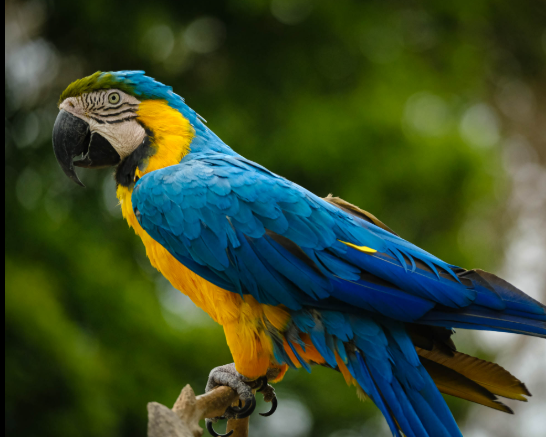
#> input picture parrot.png, 546 x 437 px
$ jupyter execute exp8_DIP.ipynb
#> lines starting #> are read from the running program, lines starting #| are printed output that depends on the picture; after the words box and inside, x2 and y2 are one past the last pixel; in counts of white or black regions, pixels touching at a corner belong together
[cell 1]
# Load the necessary packages

import numpy as np
import matplotlib.pyplot as plt
import cv2
# Read the Image and convert to grayscale

image = cv2.imread('parrot.png',1)
#> image is the input picture: shape (437, 546, 3); mean B, G, R 42.3, 73.1, 55.6
image = cv2.cvtColor(image,cv2.COLOR_BGR2RGB)
image_gray = cv2.imread('parrot.png',0)
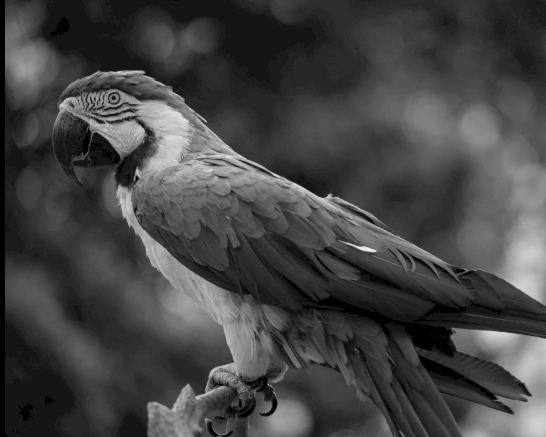
#> image_gray: shape (437, 546); min 0, max 238, mean 68.7

# Use Global thresholding to segment the image

ret,thresh_img1=cv2.threshold(image_gray,86,255,cv2.THRESH_BINARY)
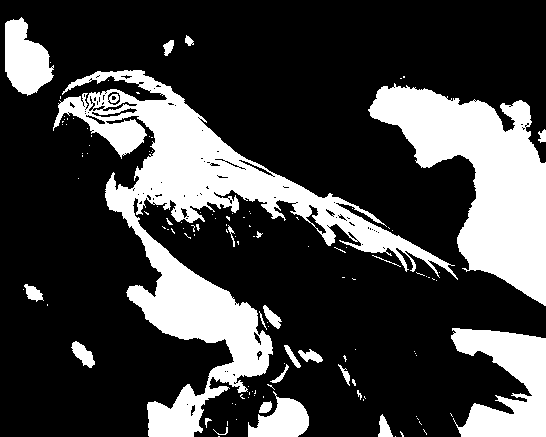
#> thresh_img1: shape (437, 546); 25.8% white; 125 white regions (101 under 20 px), largest, box (x1, y1, x2, y2) and area: (53, 70, 458, 437) 30538, (368, 83, 546, 306) 18271, (451, 328, 546, 437) 6281
ret,thresh_img2=cv2.threshold(image_gray,86,255,cv2.THRESH_BINARY_INV)
ret,thresh_img3=cv2.threshold(image_gray,86,255,cv2.THRESH_TOZERO)
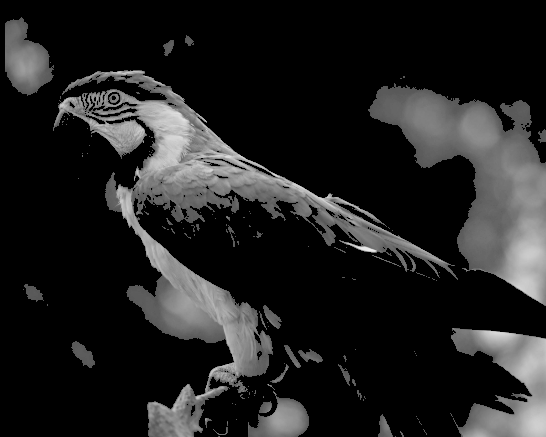
#> thresh_img3: shape (437, 546); min 0, max 238, mean 33.2
ret,thresh_img4=cv2.threshold(image_gray,86,255,cv2.THRESH_TOZERO_INV)
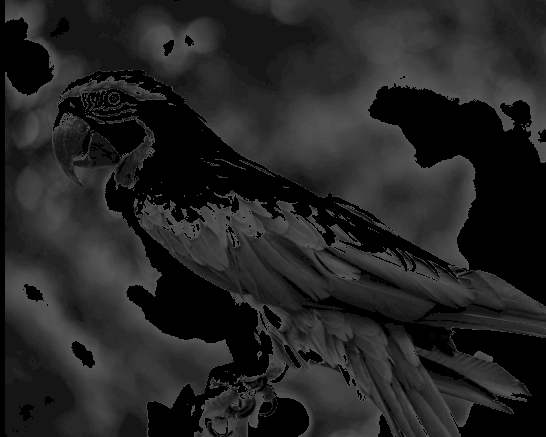
#> thresh_img4: shape (437, 546); min 0, max 85, mean 35.5
ret,thresh_img5=cv2.threshold(image_gray,100,255,cv2.THRESH_TRUNC)
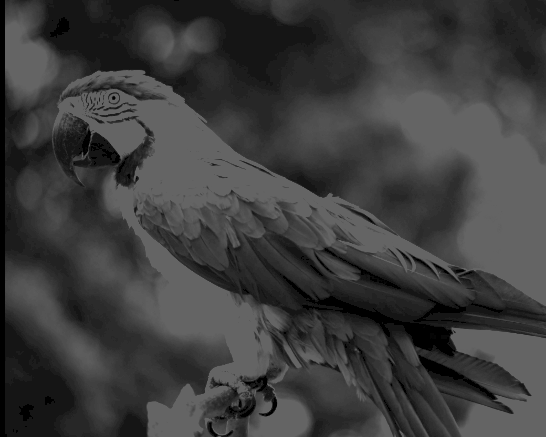
#> thresh_img5: shape (437, 546); min 0, max 100, mean 60.9

# Use Adaptive thresholding to segment the image

thresh_img7=cv2.adaptiveThreshold(image_gray,255,cv2.ADAPTIVE_THRESH_MEAN_C,cv2.THRESH_BINARY,11,2)
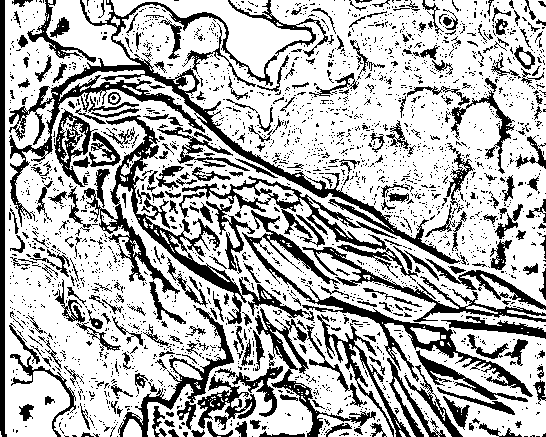
#> thresh_img7: shape (437, 546); 70.3% white; 2481 black regions (2174 under 20 px), largest, box (x1, y1, x2, y2) and area: (9, 0, 461, 264) 8964, (84, 115, 310, 324) 5708, (242, 210, 533, 397) 4058
thresh_img8=cv2.adaptiveThreshold(image_gray,255,cv2.ADAPTIVE_THRESH_GAUSSIAN_C,cv2.THRESH_BINARY,11,2)
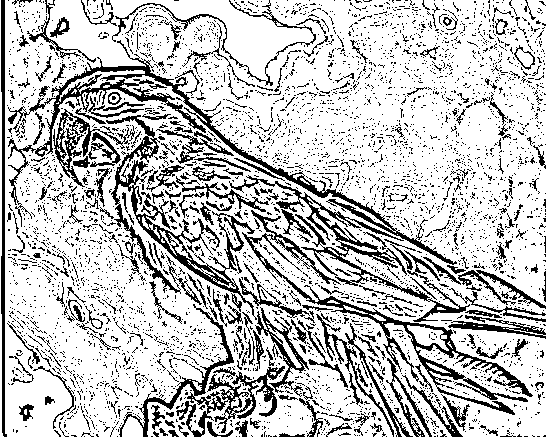
#> thresh_img8: shape (437, 546); 76.5% white; black in thin lines or dots

# Use Otsu's method to segment the image

ret,thresh_img6=cv2.threshold(image_gray,0,255,cv2.THRESH_BINARY+cv2.THRESH_OTSU)
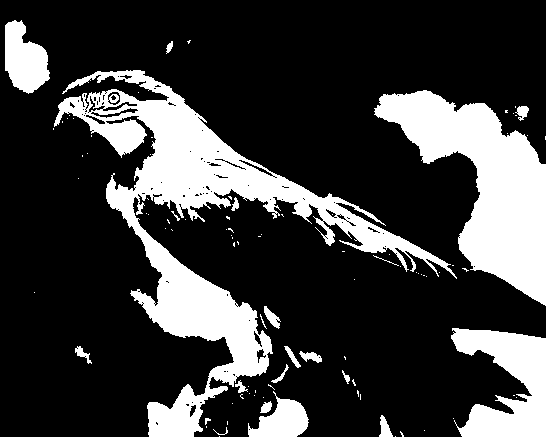
#> thresh_img6: shape (437, 546); 23.7% white; 95 white regions (73 under 20 px), largest, box (x1, y1, x2, y2) and area: (54, 70, 457, 437) 28652, (374, 90, 546, 306) 16264, (451, 328, 546, 437) 6192
#> ret = 90

# Display the results

titles=["Gray Image","Threshold Image (Binary)","Threshold Image (Binary Inverse)","Threshold Image (To Zero)"
       ,"Threshold Image (To Zero-Inverse)","Threshold Image (Truncate)","Otsu","Adaptive Threshold (Mean)","Adaptive Threshold (Gaussian)"]
images=[image_gray,thresh_img1,thresh_img2,thresh_img3,thresh_img4,thresh_img5,thresh_img6,thresh_img7,thresh_img8]
for i in range(0,9):
    plt.figure(figsize=(10,10))
    plt.subplot(1,2,1)
    plt.title("Original Image")
    plt.imshow(image)
    plt.axis("off")
    plt.subplot(1,2,2)
    plt.title(titles[i])
    plt.imshow(cv2.cvtColor(images[i],cv2.COLOR_BGR2RGB))
    plt.axis("off")
    plt.show()
#> this loop made 9 passes
#> pass 1, `plt.show()`:
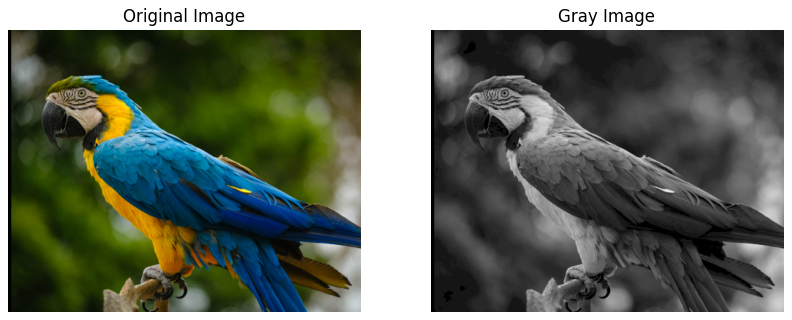
#> figure drawn by matplotlib, 2 panels
#> pass 2, `plt.show()`:
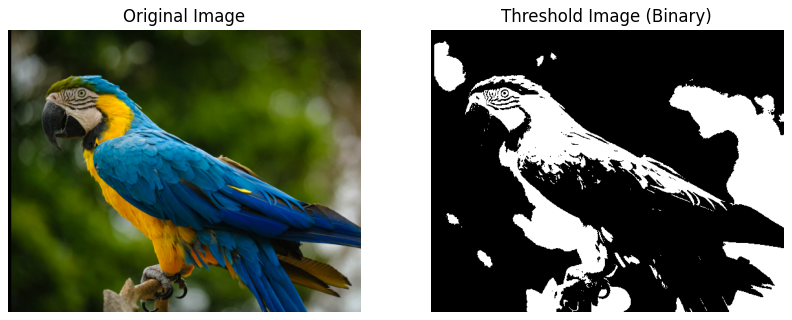
#> figure drawn by matplotlib, 2 panels
